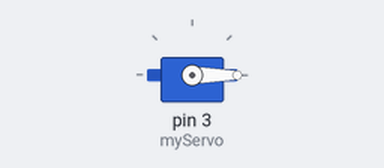
Recording of a sketch running on a simulated Arduino Uno, built with avr-gcc and run on an emulated ATmega328P. Parts: servo.

Above: at 0.15 s.
At 4.1 s:
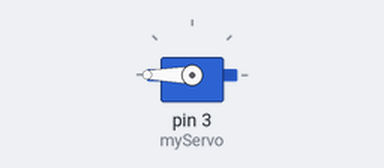
Timing chart, 0 to 5.3 s (numbered marks = the images above):
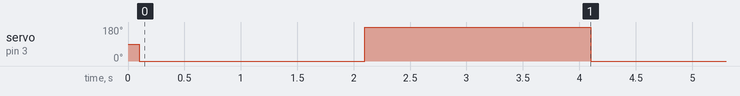

Measured:
- by itself, servo on pin 3 (myServo): alternates 180° for 2.0 s and 0° for 2.0 s

The sketch:

sketch.ino
```cpp
#include <Servo.h>
Servo myServo;

void setup() {
myServo.attach(3);
delay(100);
}

void loop() {

myServo.write(0);
delay(2000);
myServo.write(180);
delay(2000);
}
```
